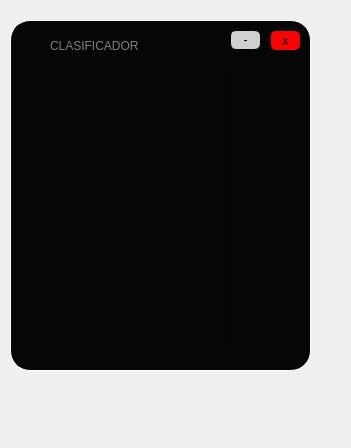
<?xml version="1.0" encoding="UTF-8"?>
<ui version="4.0">
 <class>Form</class>
 <widget class="QWidget" name="Form">
  <property name="geometry">
   <rect>
    <x>0</x>
    <y>0</y>
    <width>351</width>
    <height>448</height>
   </rect>
  </property>
  <property name="windowTitle">
   <string>Form</string>
  </property>
  <widget class="QWidget" name="widget" native="true">
   <property name="geometry">
    <rect>
     <x>10</x>
     <y>20</y>
     <width>301</width>
     <height>351</height>
    </rect>
   </property>
   <property name="styleSheet">
    <string notr="true">QWidget#widget{

background-color: rgb(6, 6, 6);
border-radius:20px;
	gridline-color: rgb(255, 255, 255);
	border-color: rgb(255, 255, 255);
border: 1px solid white;
}</string>
   </property>
   <widget class="QFrame" name="frame_4">
    <property name="geometry">
     <rect>
      <x>10</x>
      <y>10</y>
      <width>281</width>
      <height>31</height>
     </rect>
    </property>
    <property name="styleSheet">
     <string notr="true">QFrame#frame_4{
	background-color: rgb(6, 6, 6);
border-top-left-radius:20px;
border-top-right-radius:20px;



}</string>
    </property>
    <property name="frameShape">
     <enum>QFrame::StyledPanel</enum>
    </property>
    <property name="frameShadow">
     <enum>QFrame::Raised</enum>
    </property>
    <widget class="QPushButton" name="min_3">
     <property name="geometry">
      <rect>
       <x>910</x>
       <y>10</y>
       <width>41</width>
       <height>21</height>
      </rect>
     </property>
     <property name="cursor">
      <cursorShape>PointingHandCursor</cursorShape>
     </property>
     <property name="styleSheet">
      <string notr="true">QPushButton#min_3{
	background-color: rgb(208, 208, 208);
font: 16pt &quot;MS Shell Dlg 2&quot;;
border-radius:6px;
border: 1px solid black;


}</string>
     </property>
     <property name="text">
      <string>-</string>
     </property>
    </widget>
    <widget class="QPushButton" name="cerrar_3">
     <property name="geometry">
      <rect>
       <x>960</x>
       <y>10</y>
       <width>41</width>
       <height>21</height>
      </rect>
     </property>
     <property name="cursor">
      <cursorShape>PointingHandCursor</cursorShape>
     </property>
     <property name="styleSheet">
      <string notr="true">QPushButton#cerrar_3{

background-color: rgb(255, 0, 0);
border-radius:6px;
border: 1px solid black;
font: 11pt &quot;MS Shell Dlg 2&quot;;

}</string>
     </property>
     <property name="text">
      <string>x</string>
     </property>
    </widget>
    <widget class="QLabel" name="label_6">
     <property name="geometry">
      <rect>
       <x>30</x>
       <y>-10</y>
       <width>191</width>
       <height>51</height>
      </rect>
     </property>
     <property name="styleSheet">
      <string notr="true">font: 14pt &quot;Lucida Console&quot;;
color:gray
;
font: 70 10pt &quot;Rockwell Extra Bold&quot;;</string>
     </property>
     <property name="text">
      <string>CLASIFICADOR</string>
     </property>
    </widget>
    <widget class="QLabel" name="label_5">
     <property name="geometry">
      <rect>
       <x>0</x>
       <y>0</y>
       <width>31</width>
       <height>31</height>
      </rect>
     </property>
     <property name="styleSheet">
      <string notr="true">border-image: url(:/Iconos/Icono youtube.png);</string>
     </property>
     <property name="text">
      <string/>
     </property>
    </widget>
    <widget class="QPushButton" name="min_4">
     <property name="geometry">
      <rect>
       <x>210</x>
       <y>0</y>
       <width>31</width>
       <height>20</height>
      </rect>
     </property>
     <property name="cursor">
      <cursorShape>PointingHandCursor</cursorShape>
     </property>
     <property name="styleSheet">
      <string notr="true">QPushButton#min_4{
	background-color: rgb(208, 208, 208);
font: 16pt &quot;MS Shell Dlg 2&quot;;
border-radius:6px;
border: 1px solid black;


}</string>
     </property>
     <property name="text">
      <string>-</string>
     </property>
    </widget>
    <widget class="QPushButton" name="cerrar_4">
     <property name="geometry">
      <rect>
       <x>250</x>
       <y>0</y>
       <width>31</width>
       <height>21</height>
      </rect>
     </property>
     <property name="cursor">
      <cursorShape>PointingHandCursor</cursorShape>
     </property>
     <property name="styleSheet">
      <string notr="true">QPushButton#cerrar_4{

background-color: rgb(255, 0, 0);
border-radius:6px;
border: 1px solid black;
font: 11pt &quot;MS Shell Dlg 2&quot;;

}</string>
     </property>
     <property name="text">
      <string>x</string>
     </property>
    </widget>
   </widget>
   <widget class="QListWidget" name="listWidget">
    <property name="geometry">
     <rect>
      <x>90</x>
      <y>50</y>
      <width>141</width>
      <height>281</height>
     </rect>
    </property>
    <property name="styleSheet">
     <string notr="true">background-color: rgb(6, 6, 6);
color:white;
font: 75 14pt &quot;Berlin Sans FB Demi&quot;;</string>
    </property>
   </widget>
   <widget class="Line" name="line">
    <property name="geometry">
     <rect>
      <x>70</x>
      <y>50</y>
      <width>21</width>
      <height>281</height>
     </rect>
    </property>
    <property name="styleSheet">
     <string notr="true">background-color: rgb(6, 6, 6);</string>
    </property>
    <property name="orientation">
     <enum>Qt::Vertical</enum>
    </property>
   </widget>
   <widget class="Line" name="line_2">
    <property name="geometry">
     <rect>
      <x>200</x>
      <y>50</y>
      <width>31</width>
      <height>281</height>
     </rect>
    </property>
    <property name="styleSheet">
     <string notr="true">background-color: rgb(6, 6, 6);</string>
    </property>
    <property name="orientation">
     <enum>Qt::Vertical</enum>
    </property>
   </widget>
   <widget class="Line" name="line_5">
    <property name="geometry">
     <rect>
      <x>30</x>
      <y>40</y>
      <width>16</width>
      <height>20</height>
     </rect>
    </property>
    <property name="styleSheet">
     <string notr="true">background-color: rgb(6, 6, 6);</string>
    </property>
    <property name="orientation">
     <enum>Qt::Horizontal</enum>
    </property>
   </widget>
  </widget>
 </widget>
 <resources>
  <include location="../Imagenes y video/imagen.qrc"/>
 </resources>
 <connections/>
</ui>
